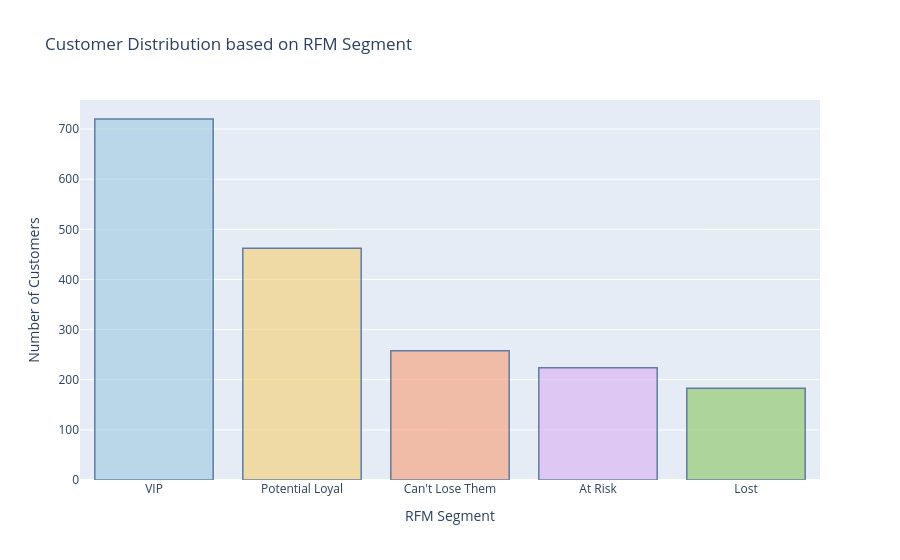

Source (notebook cell):
### Code cell
segment_counts = rfm['RFM_Customer_Segment'].value_counts()
pastel_colors =plotly.colors.qualitative.Pastel
fig = go.Figure(data = [
    go.Bar(x= segment_counts.index, y=segment_counts.values, marker=dict(color=pastel_colors))])

vip_color = 'rgb(158, 202, 225)'
fig.update_traces(marker_color=[vip_color if segment == 'VIP' else pastel_colors[i] for i, segment in enumerate(segment_counts.index)], marker_line_color='rgb(8,48,107)', marker_line_width=1.5, opacity=0.6)

fig.update_layout(title='Customer Distribution based on RFM Segment',
                  xaxis_title='RFM Segment',
                  yaxis_title='Number of Customers',
                  showlegend=False)

fig.show()

### Figure 1 — Plotly figure (JSON) as saved in the notebook; plotly's stock layout.template omitted (floating-point values rounded to 4 significant figures)
{"data": [{"marker": {"color": ["rgb(158, 202, 225)", "rgb(246, 207, 113)", "rgb(248, 156, 116)", "rgb(220, 176, 242)", "rgb(135, 197, 95)"], "line": {"color": "rgb(8,48,107)", "width": 1.5}}, "opacity": 0.6, "type": "bar", "x": ["VIP", "Potential Loyal", "Can't Lose Them", "At Risk", "Lost"], "y": [720, 462, 258, 224, 183]}], "layout": {"showlegend": false, "title": {"text": "Customer Distribution based on RFM Segment"}, "xaxis": {"title": {"text": "RFM Segment"}}, "yaxis": {"title": {"text": "Number of Customers"}}}}
